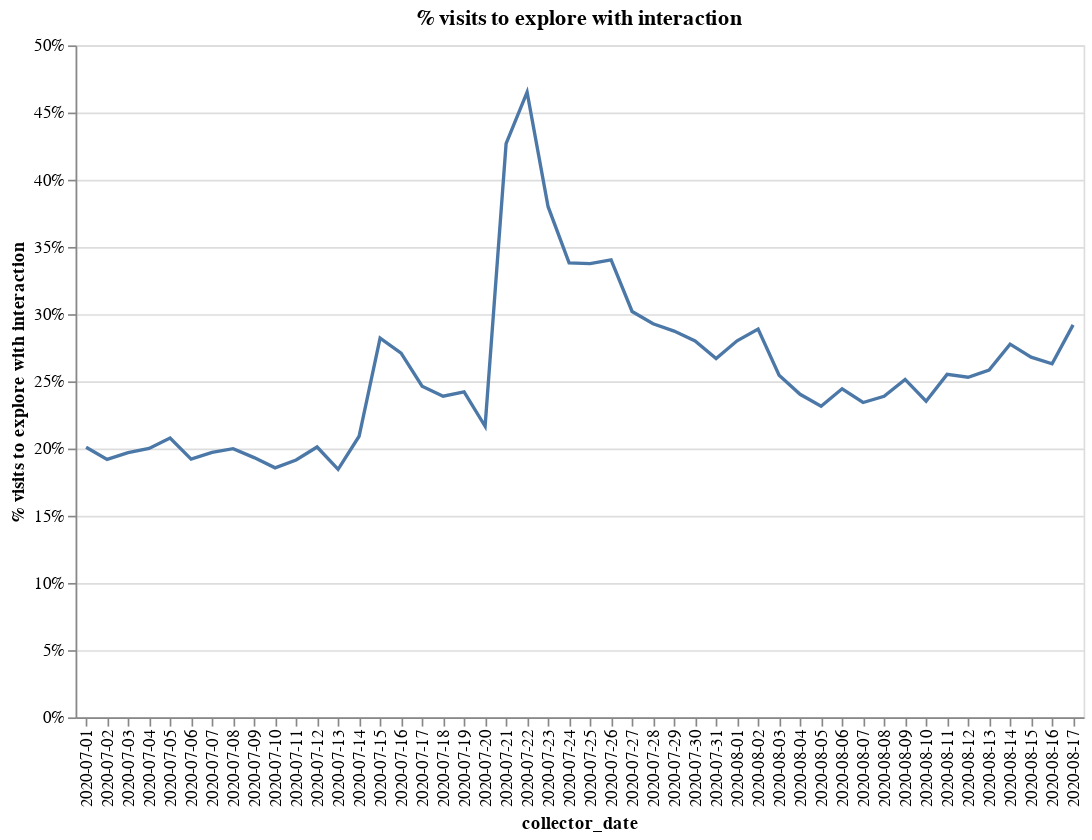

Notebook source saved alongside this figure:
### Code cell
df = pd.read_csv("login_events_final.csv")

df.head()

explore = pd.read_csv("explore_events.csv")

explore["interaction"] = 0
explore.loc[explore["se_property"].isna() == False, "interaction"] = 1

explore = (
    explore.groupby(["id", "collector_date"])["interaction"].agg("max").reset_index()
)

explore = explore.groupby(["collector_date"])["interaction"].agg("mean").reset_index()

alt.Chart(explore).mark_line().encode(
    x=alt.X("collector_date"),
    y=alt.Y(
        "interaction:Q",
        axis=alt.Axis(format="%", title="% visits to explore with interaction"),
    ),
).properties(width=600, height=400, title="% visits to explore with interaction")

### Figure 1 — Vega-Lite specification as saved in the notebook (floating-point values rounded to 4 significant figures)
{"config": {"view": {"continuousWidth": 400, "continuousHeight": 300}}, "data": {"name": "data-88945682ada09a8dd5778978196f14e7"}, "mark": "line", "encoding": {"x": {"type": "nominal", "field": "collector_date"}, "y": {"type": "quantitative", "axis": {"format": "%", "title": "% visits to explore with interaction"}, "field": "interaction"}}, "height": 400, "title": "% visits to explore with interaction", "width": 600, "$schema": "https://vega.github.io/schema/vega-lite/v4.0.2.json", "datasets": {"data-88945682ada09a8dd5778978196f14e7": [{"collector_date": "2020-07-01", "interaction": 0.201}, {"collector_date": "2020-07-02", "interaction": 0.1919}, {"collector_date": "2020-07-03", "interaction": 0.1969}, {"collector_date": "2020-07-04", "interaction": 0.2}, {"collector_date": "2020-07-05", "interaction": 0.2079}, {"collector_date": "2020-07-06", "interaction": 0.1922}, {"collector_date": "2020-07-07", "interaction": 0.1972}, {"collector_date": "2020-07-08", "interaction": 0.2}, {"collector_date": "2020-07-09", "interaction": 0.1933}, {"collector_date": "2020-07-10", "interaction": 0.1857}, {"collector_date": "2020-07-11", "interaction": 0.1915}, {"collector_date": "2020-07-12", "interaction": 0.2011}, {"collector_date": "2020-07-13", "interaction": 0.1846}, {"collector_date": "2020-07-14", "interaction": 0.2092}, {"collector_date": "2020-07-15", "interaction": 0.2821}, {"collector_date": "2020-07-16", "interaction": 0.2709}, {"collector_date": "2020-07-17", "interaction": 0.2464}, {"collector_date": "2020-07-18", "interaction": 0.239}, {"collector_date": "2020-07-19", "interaction": 0.2422}, {"collector_date": "2020-07-20", "interaction": 0.2166}, {"collector_date": "2020-07-21", "interaction": 0.4268}, {"collector_date": "2020-07-22", "interaction": 0.4652}, {"collector_date": "2020-07-23", "interaction": 0.3799}, {"collector_date": "2020-07-24", "interaction": 0.3381}, {"collector_date": "2020-07-25", "interaction": 0.3376}, {"collector_date": "2020-07-26", "interaction": 0.3405}, {"collector_date": "2020-07-27", "interaction": 0.302}, {"collector_date": "2020-07-28", "interaction": 0.2928}, {"collector_date": "2020-07-29", "interaction": 0.2874}, {"collector_date": "2020-07-30", "interaction": 0.2801}, {"collector_date": "2020-07-31", "interaction": 0.267}, {"collector_date": "2020-08-01", "interaction": 0.2802}, {"collector_date": "2020-08-02", "interaction": 0.2889}, {"collector_date": "2020-08-03", "interaction": 0.2546}, {"collector_date": "2020-08-04", "interaction": 0.2404}, {"collector_date": "2020-08-05", "interaction": 0.2315}, {"collector_date": "2020-08-06", "interaction": 0.2445}, {"collector_date": "2020-08-07", "interaction": 0.2343}, {"collector_date": "2020-08-08", "interaction": 0.2388}, {"collector_date": "2020-08-09", "interaction": 0.2515}, {"collector_date": "2020-08-10", "interaction": 0.2352}, {"collector_date": "2020-08-11", "interaction": 0.2552}, {"collector_date": "2020-08-12", "interaction": 0.2531}, {"collector_date": "2020-08-13", "interaction": 0.2583}, {"collector_date": "2020-08-14", "interaction": 0.2777}, {"collector_date": "2020-08-15", "interaction": 0.268}, {"collector_date": "2020-08-16", "interaction": 0.2631}, {"collector_date": "2020-08-17", "interaction": 0.292}]}}
